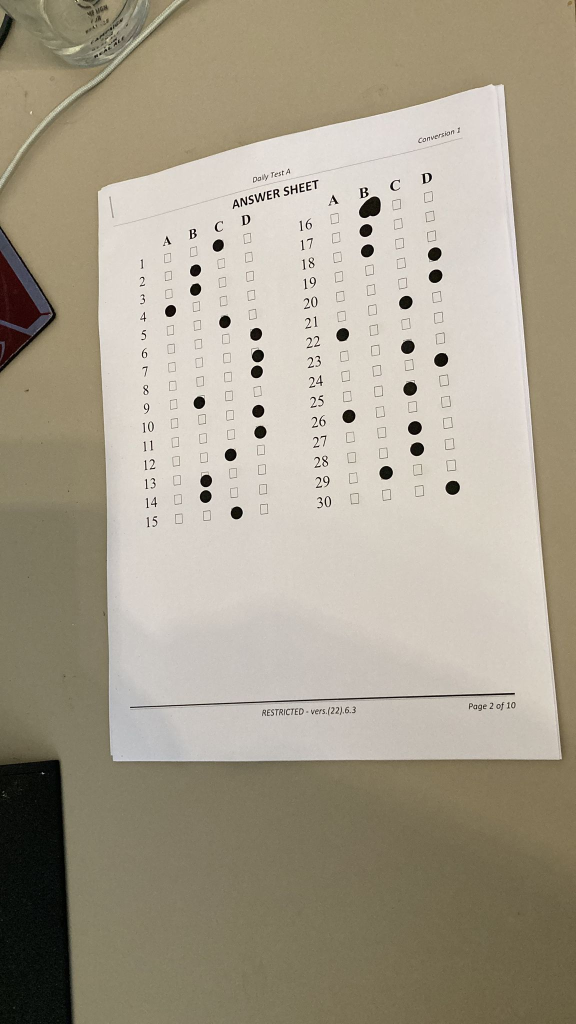
#> input picture images/test-answer.jpeg, 1152 x 2048 px (shown at 1/2 size); the run also reads 1 picture not shown here
$ python homography.py
#> lines starting #> are read from the running program, lines starting #| are printed output that depends on the picture; after the words box and inside, x2 and y2 are one past the last pixel; in counts of white or black regions, pixels touching at a corner belong together
### find_checkboxes3.py
from collections import Counter
from functools import partial, reduce
from itertools import combinations
from math import floor

import cv2
import imutils
import numpy as np
from imutils.perspective import four_point_transform
from matplotlib import pyplot as plt
from scipy.spatial.distance import cdist
from sklearn.cluster import BisectingKMeans, KMeans
from sklearn.metrics import silhouette_score
from sklearn.mixture import GaussianMixture

from feature_alignment import align_images
from mark import k_means

# bgr
BLACK = (0, 0, 0)
GREEN = (50, 205, 50)
RED = (0, 0, 255)
BLUE = (255, 191, 0)
YELLOW = (0, 255, 255)


def resize_with_aspect_ratio(image, width=None, height=None, inter=cv2.INTER_AREA):
    dim = None
    (h, w) = image.shape[:2]

    if width is None and height is None:
        return image
    if width is None:
        r = height / float(h)
        dim = (int(w * r), height)
    else:
        r = width / float(w)
        dim = (width, int(h * r))

    return cv2.resize(image, dim, interpolation=inter)


def show_image(name, img, width=800, colorspace=cv2.COLOR_GRAY2RGB, wait=True):
    resize = resize_with_aspect_ratio(img, width=width)
    cv2.imshow(name, resize)
    if wait:
        cv2.waitKey(0)


# [37 lines left out: functions coordinate_image, warp_perspective, not called in this run]

def get_grid(image, expected_ratio=None):  # expected_ratio=used to be 1.208
    gray = cv2.cvtColor(image, cv2.COLOR_BGR2GRAY)
    blurred = cv2.GaussianBlur(gray, (3, 3), 0)
    canny = cv2.Canny(blurred, 120, 255, 1)
    min_fill = np.percentile(canny, 1)

    # Find contours
    cnts = cv2.findContours(canny, cv2.RETR_EXTERNAL, cv2.CHAIN_APPROX_SIMPLE)
    cnts = cnts[0] if len(cnts) == 2 else cnts[1]

    # Iterate thorugh contours and draw rectangles around contours
      # area is 700 for a4
     # 5 for a4
    grid = []
    i = 0
    for c in cnts:
        r = cv2.boundingRect(c)
        x, y, w, h = r
        if expected_ratio is not None:
            buff = 1
            min_ratio = (h - buff) / (w + buff)
            max_ratio = (h + buff) / max([w - buff, 1])
            correct_size = (expected_ratio <= max_ratio) & (expected_ratio >= min_ratio)
        else:
            correct_size = True
        if correct_size:
            inner_half = shrink_box(r, 0.5)
            if np.prod(inner_half[-2:]) > 1:
                if (cutout_box(canny, inner_half) > min_fill).mean() < 0.01:
                    grid.append(r)
                    # cv2.rectangle(image, (x, y), (x + w, y + h), RED, 2)
                    # cv2.putText(image, str(i), (x, y), cv2.FONT_HERSHEY_SIMPLEX, 1., RED)
                    i += 1
    # show_image('im', image)
    return np.asarray(grid)


# [52 lines left out: functions split_sections, regularise_grid, not called in this run]


def overlapped_1d(a, b):
    x1, w1 = a.T
    x2, w2 = b.T
    o1 = (x1 + w1 > x2) & (x1 < x2)
    o2 = (x2 + w2 > x1) & (x2 < x1)
    return (o1 | o2) | np.all(a == b, axis=0)

def contains(box, point):
    x, y, w, h = box
    xp, yp = point
    return x <= xp <= x+w and y <= yp <= y+h


def order_grid(g):
    """
    Takes a numpy array of shape (nboxes, (x, y, w, h)), orders them based on overlapping x,y coords
    and returns an array of shape (nrows, ncols, (x, y, w, h))
    """
    overlapped_y = np.zeros((g.shape[0], g.shape[0]), dtype=bool)
    overlapped_x = np.zeros((g.shape[0], g.shape[0]), dtype=bool)
    for i, box1 in enumerate(g):
        for j, box2 in enumerate(g):
            overlapped_y[i,  j] = overlapped_1d(box1[[1, 3]], box2[[1, 3]])
            overlapped_x[i,  j] = overlapped_1d(box1[[0, 2]], box2[[0, 2]])
    groups_y = sorted({tuple(np.where(i)[0]) for i in overlapped_y}, key=lambda d: g[d, 1].mean())  # [(a1, a2), (a1, a2), ...]
    groups_y = [[g[i] for i in sorted(group, key=lambda d: g[d, 0].mean())] for group in groups_y]
    means_x = sorted({np.mean(g[tuple(np.where(i)[0]), 0]) for i in overlapped_x})  # [(a1, a2), (a1, a2), ...]
    # now fill in missing boxes
    groups = []
    for group in groups_y:
        _group = []
        mean = np.mean(group, axis=0)
        for x in means_x:
            matched = [box for box in group if contains(box, (x, mean[1]))]
            if matched:
               _group.append(matched[0])
            else:
                _group.append((x, *mean[1:]))
        groups.append(_group)
    return np.asarray(groups, dtype=int)


def shrink_box(box, fraction=1.):
    """
    Takes an array of (x, y, w, h) and shrinks their size by %
    """
    x, y, w, h = box
    w1 = int(floor(w * fraction))
    h1 = int(floor(h * fraction))
    diffx = w - w1
    diffy = h - h1
    return x + (diffx // 2), y + (diffy // 2), w1, h1


def order_sections(sections):
    """
    Sort sections (nquestions, nanswers, (x, y, w, h)) by min((x,y)) so top to bottom, left to right
    """
    sections = [s for s in sections if len(s)]
    centroids = np.array([s.min(axis=(0, 1))[[0, 1]] for s in sections])
    sorti = np.lexsort((centroids[:, 0], centroids[:, 1]))
    return [sections[i] for i in sorti]


def cutout_box(image, box):
    x, y, w, h = box
    return image[y:y+h, x:x+w]

def measure_box(image, box, shrink=1.):
    box = shrink_box(box, shrink)
    return 1 - (cutout_box(image, box).mean() / 255)


def decide_row(binary_image, row, mistake_threshold=0.8, blank_threshold=0.1, shrink=1.):
    """
    Mixtures of ⬛, ☐, ☒
        ⬛: mistake - ignore
        ☒: selected answer
        ☐: unselected answer

    Scenarios:
        ☒ ☐ ☐ ☐ one selected, rest blank -> valid
        ☒ ⬛ ⬛ ⬛ one selected, others mistake -> valid
        ⬛ ⬛ ⬛ ⬛ all mistake -> invalid
        ☒ ☒ ☒ ☒ all selected -> invalid

    Need to decide absolutely
        make binary image
        mistake = >80%
        blank = <10%
        select = in between
    """
    intensities = np.asarray(list(map(partial(measure_box, binary_image, shrink=shrink), row)))
    mistake = intensities > mistake_threshold
    blank = intensities < blank_threshold
    selected = ~mistake & ~blank
    if sum(mistake) == 1 and sum(selected) == 0:
        selected, mistake = mistake, selected
    valid = sum(selected) == 1
    if valid:
        i = np.where(selected)[0][0]
    elif all(blank):
        i = -2
    else:
        i = -1
    return i, valid

def binary_image(img):
    if img.ndim == 3:
        _, img_bin = cv2.threshold(cv2.cvtColor(img, cv2.COLOR_BGR2GRAY), 0, 255, cv2.THRESH_BINARY | cv2.THRESH_OTSU)
        return img_bin
    return img

def mark_section(binary_image, section, mistake_threshold=0.8, blank_threshold=0.1, shrink=1.):
    answers, valids = zip(*[decide_row(binary_image, row, mistake_threshold, blank_threshold, shrink) for row in section])
    return np.asarray(answers), np.asarray(valids)


def present_section(image, section_boxes, student_answers, valid, correct_answers=None, highlight_empty=False, shrink=1.):
    if correct_answers is None:
        correct_answers = student_answers
    for r, (boxes, student, valid, correct) in enumerate(zip(section_boxes, student_answers, valid, correct_answers)):
        for c, box in enumerate(boxes):
            x, y, w, h = box
            if not valid and student != -2:
                colour = YELLOW
            elif student == correct == c:
                colour = GREEN
            elif student == c:
                colour = RED
            elif highlight_empty:
                colour = BLUE
            else:
                continue
            x, y, w, h = shrink_box(box, shrink)
            cv2.rectangle(image, (x, y), (x + w, y + h), colour, 2)


def cluster_boxes(grid, nclusters):
    """
    Gaussian mixture clustering in space of (nearest 3 neighbours, width, height)
    Scenarios:
        1. 1 spike for the grid, large scatter for others
        2. large scatter encompassing grid and others, 1 spike for others
    Winning scenario: the most populated is a spike containing only grid boxes
    Keep increasing
    """
    dist_matrix = cdist(grid[:, :2], grid[:, :2])
    nearest = np.sort(dist_matrix, axis=1)[:, 1:4]
    nearest /= nearest[:, :1]  # make it relative, first col will be 1.
    features = np.append(nearest[:, 1:], grid[:, 2:], axis=1)
    gm = GaussianMixture(n_components=nclusters, random_state=0).fit(features)
    predict = gm.predict(features)
    return predict, np.linalg.det(gm.covariances_), np.array([sum(predict == i) for i in range(nclusters)])


def test_separate(grid1, grid2):
    """
    find 3 shortest distances in each grid (should be horizontal, vertical, and diagonal)
    find shortest distance between grids
    if the maximum intra-grid distance is smaller than the minimum inter-grid distance, then they are separate
    """
    intra = np.max(np.median(np.sort(cdist(grid1[:, :2], grid1[:, :2]), axis=1)[:, 1:4], axis=0)) * 1.5
    inter = np.min(cdist(grid1[:, :2], grid2[:, :2]))
    return inter > intra


def test_consistent(grid):
    km = KMeans(n_clusters=2, random_state=0).fit(grid[:, :2])
    grid1, grid2 = grid[km.labels_ == 0], grid[km.labels_ == 1]
    plt.scatter(*grid1[:, :2].T)
    plt.scatter(*grid2[:, :2].T)
    plt.show()
    return not test_separate(grid1, grid2)


def break_into_sections(X):
    sections = [X]
    for nsections in range(2, 8):
        km = KMeans(n_clusters=nsections, random_state=0).fit(X[:, :2])
        _sections = [X[km.labels_ == i] for i in range(nsections)]
        is_valid = all(map(lambda x: test_separate(*x), combinations(_sections, 2))) and all(map(test_consistent, _sections))
        if is_valid:
            sections = _sections
        else:
            sections = list(map(order_grid, sections))
            sections = order_sections(sections)
            return sections
    raise ValueError(f"Cannot parse sections")


def extract_sections(image):
    """
    Cluster the boxes with similar boxes
    Try to make consistent grid sections out of them
    Choose the most populated cluster label if there are multiple valid ones
    Use the least clusters as possible
    """
    grid = get_grid(image)
    for nclusters in range(1, 5):
        labels, dets, ns = cluster_boxes(grid, nclusters)
        sections = []
        for cluster, occupancy in enumerate(ns):
            if occupancy < 4:
                continue
            try:
                _sections = break_into_sections(grid[labels == cluster])
                sections.append((occupancy, _sections))
            except ValueError:
                continue
        return max(sections, key=lambda x: x[0])[1]
    raise ValueError(f"Unable to parse grid")


def mark_image(sections, pass_perc, image, highlight_empty=False, shrink=0.5):
    score = 0
    number = 0
    invalids = 0
    correct_answer_array = [[0] * len(s) for s in sections]

    for section, correct_answers in zip(sections, correct_answer_array):
        answers, valids = mark_section(binary_image(image), section, shrink=shrink)
        score += sum(answers == correct_answers)
        invalids += sum(~valids)
        number += len(answers)
        present_section(image, section, answers, valids, correct_answers, highlight_empty, shrink=shrink)
    passed = score / number >= pass_perc
    str_passed = 'PASS' if passed else 'FAIL'
    colour = GREEN if passed else RED
    image = cv2.putText(image, f'{score:.0f} / {number:.0f} = {score / number:.1%} ({str_passed})', tuple(np.min(sections[0], axis=(0, 1))[:2]),
                        cv2.FONT_HERSHEY_SIMPLEX, 1., colour)


def overlay_images(a, b):
    return cv2.addWeighted(a, 0.5, b, 0.5, 0)


# [21 lines that do not run on import are left out]
    # overlay = overlay_images(answer_image, calibration_image)
    # show_image('overlay', overlay)
    # show_image('cal', calibration_image)


    # take calibration pdf
    # 4-point transform paper
    # attempt to align double-sided
    # attempt to align single-sided
    # read grid


    #
    # mark_image(sections, 0.8, student_image, 'marked')

    # gray = cv2.cvtColor(image, cv2.COLOR_BGR2GRAY)
    # blurred = cv2.GaussianBlur(gray, (3, 3), 0)
    # canny = cv2.Canny(blurred, 120, 255, 1)

### homography.py
import numpy as np
import cv2 as cv
from matplotlib import pyplot as plt

from find_checkboxes3 import resize_with_aspect_ratio, binary_image, extract_sections, show_image, mark_image

MIN_MATCH_COUNT = 10
answer_image = cv.imread("images/test-answer.jpeg")
#> answer_image is the input picture: shape (2048, 1152, 3); mean B, G, R 140.8, 158.4, 166.8
calibration_image = cv.imread("images/corrections/Initial 2 - A-1.jpg")
student_image = cv.imread("images/corrections/Initial 2 - A-1 - marked.jpg")
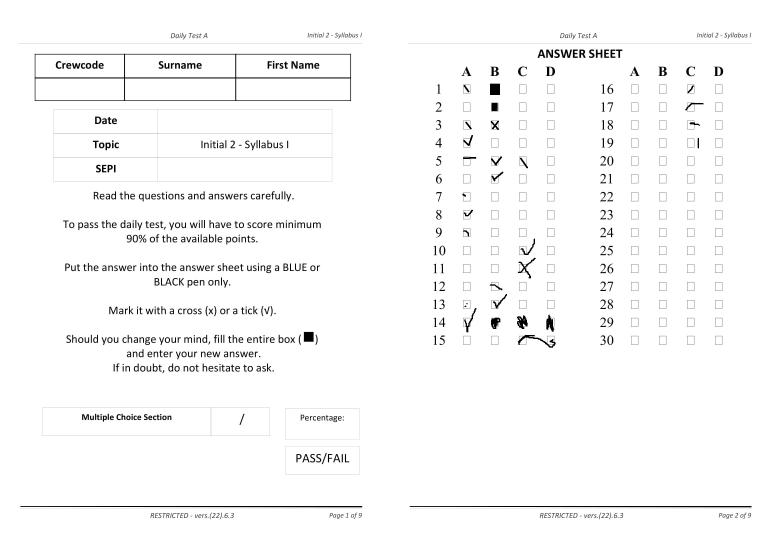
#> input picture images/corrections/Initial 2 - A-1 - marked.jpg, 2337 x 1653 px (shown at 1/3 size)
#> student_image is the input picture: shape (1653, 2337, 3); min 0, max 255, mean 248.9
calibration_image = resize_with_aspect_ratio(calibration_image[:, calibration_image.shape[1] // 2:], answer_image.shape[1])
student_image = resize_with_aspect_ratio(student_image[:, student_image.shape[1] // 2:], answer_image.shape[1])
img1 = binary_image(calibration_image)
img2 = binary_image(answer_image)
sections = extract_sections(calibration_image)
#> in get_grid, `canny = cv2.Canny(blurred, 120, 255, 1)`:
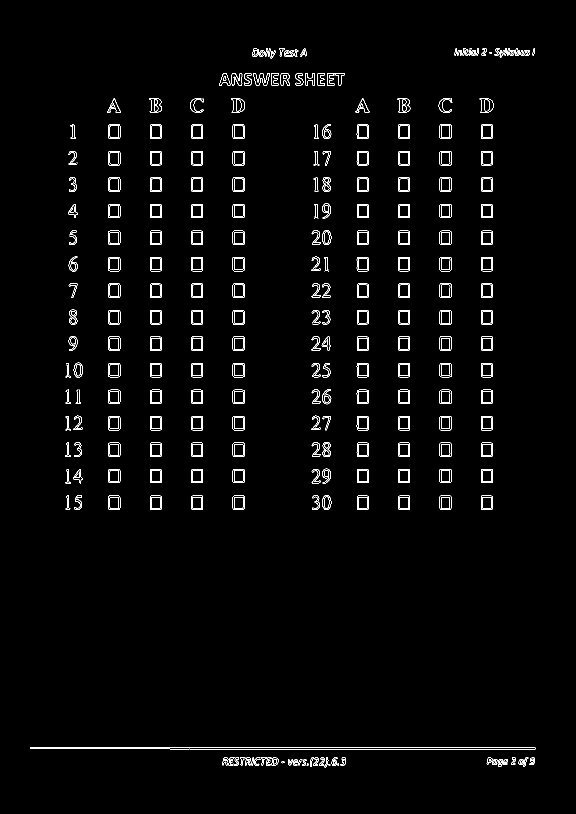
#> canny: shape (1628, 1152) (shown at 1/2 size); 1.9% white in thin lines or dots, all inside (x1, y1, x2, y2) = (60, 96, 1071, 1535)
#> in get_grid, `min_fill = np.percentile(canny, 1)`: min_fill = 0
#> in get_grid, `cnts = cv2.findContours(canny, cv2.RETR_EXTERNAL, cv2.CHAIN_APPROX_SIM..`: cnts = 269 contours, 44 with area under 20; largest, box (x1, y1, x2, y2) and area: (60, 1494, 1071, 1499) 2978, (879, 302, 903, 331) 638, (879, 885, 903, 914) 638, (879, 832, 903, 861) 638, (879, 567, 903, 596) 638
#> the loop in get_grid, `for c in cnts:` made 269 passes
#> (c, r, w1 in shrink_box, h1 in shrink_box) on pass 2: ([[675, 1527], [675, 1530], [677, 1530], [677, 1527]], (675, 1527, 3, 4), 1, 2)
mask = np.zeros_like(calibration_image)
for section in sections:
    x0, y0 = section.min(axis=(0, 1))[:2]
    x1, y1 = section.max(axis=(0, 1))[:2] + section.max(axis=(0, 1))[2:]
    img1[y0 - 1:y1 + 1, x0 - 1:x1 + 1] = 255
#> this loop made 2 passes

import time
start = time.perf_counter()

# Initiate SIFT detector
sift = cv.SIFT_create()
# find the keypoints and descriptors with SIFT
kp1, des1 = sift.detectAndCompute(img1,None)
kp2, des2 = sift.detectAndCompute(img2,None)
FLANN_INDEX_KDTREE = 1
index_params = dict(algorithm = FLANN_INDEX_KDTREE, trees = 5)
search_params = dict(checks = 50)
flann = cv.FlannBasedMatcher(index_params, search_params)
matches = flann.knnMatch(des1,des2,k=2)
# store all the good matches as per Lowe's ratio test.
good = []
for m,n in matches:
    if m.distance < 0.7*n.distance:
        good.append(m)


if len(good)>MIN_MATCH_COUNT:
    src_pts = np.float32([ kp1[m.queryIdx].pt for m in good ]).reshape(-1,1,2)
    dst_pts = np.float32([ kp2[m.trainIdx].pt for m in good ]).reshape(-1,1,2)
    M, mask = cv.findHomography(src_pts, dst_pts, cv.RANSAC,5.0)
    matchesMask = mask.ravel().tolist()
    h,w = img1.shape
    pts = np.float32([ [0,0],[0,h-1],[w-1,h-1],[w-1,0] ]).reshape(-1,1,2)
    dst = cv.perspectiveTransform(pts,M)
    img2 = cv.polylines(img2,[np.int32(dst)],True,255,3, cv.LINE_AA)
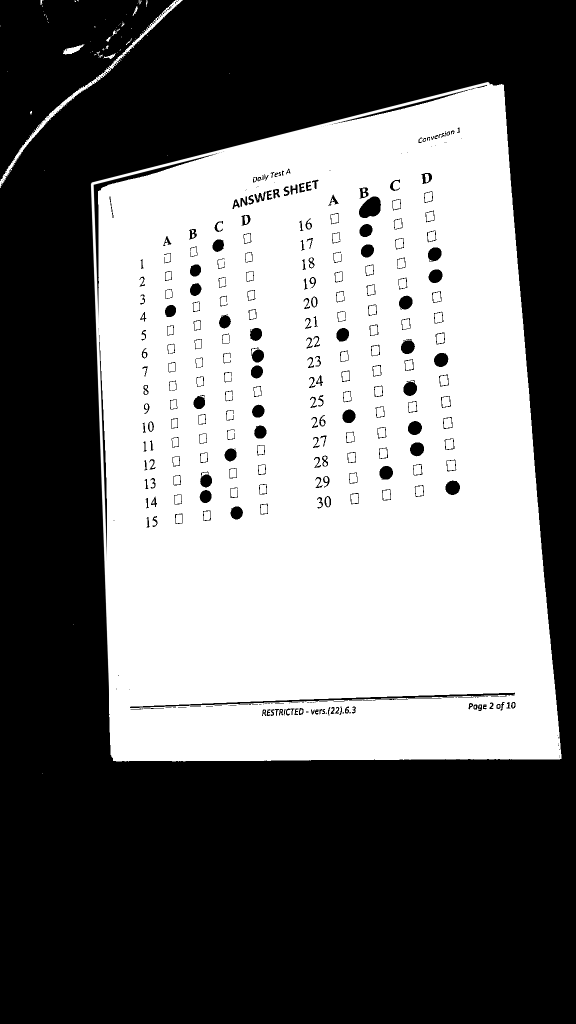
#> img2: shape (2048, 1152) (shown at 1/2 size); min 0, max 255, mean 114
else:
    print( "Not enough matches are found - {}/{}".format(len(good), MIN_MATCH_COUNT) )
    matchesMask = None

draw_params = dict(matchColor = (0,255,0), # draw matches in green color
                   singlePointColor = None,
                   matchesMask = matchesMask, # draw only inliers
                   flags = 2)
img3 = cv.drawMatches(img1,kp1,img2,kp2,good,None,**draw_params)
height, width = img1.shape
warped = cv.warpPerspective(answer_image, np.linalg.inv(M), (width, height))

mark_image(sections, 0.8, warped, highlight_empty=True)
#> the loop in mark_image, `for section, correct_answers in zip(sections, correct_answer_array):` made 2 passes
#> pass 1, in binary_image (call 3), `_, img_bin = cv2.threshold(cv2.cvtColor(img, cv2.COLOR_BGR2GRAY), 0, 2..`:
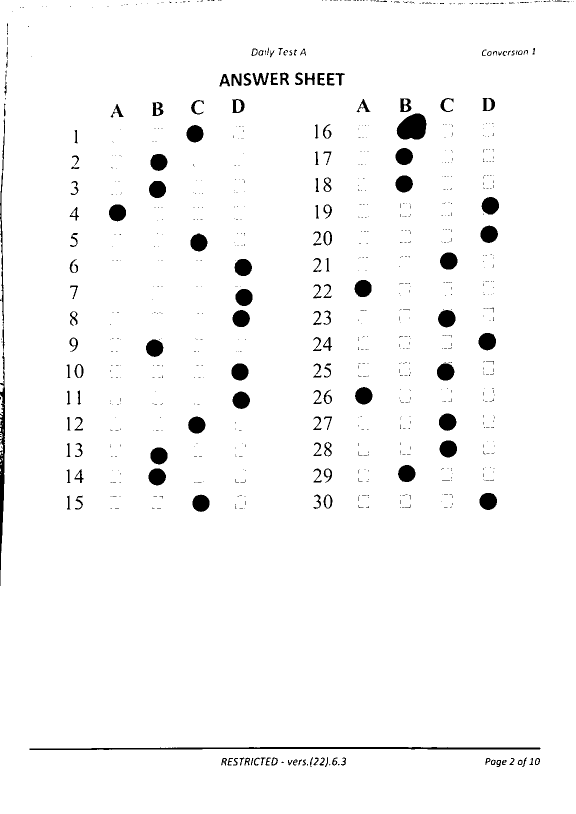
#> img_bin: shape (1628, 1152) (shown at 1/2 size); 97.1% white; 849 black regions (686 under 20 px), largest, box (x1, y1, x2, y2) and area: (59, 1494, 1081, 1500) 3727, (0, 704, 10, 1172) 2437, (793, 227, 853, 279) 2409

end = time.perf_counter()
print(f"Finished in {end-start:.2f} seconds")
show_image('img', img3, wait=False)
show_image('warped', warped, wait=True)
#> call 4 of resize_with_aspect_ratio, with width = 800, inter = 3
#> in resize_with_aspect_ratio (call 4), `return cv2.resize(image, dim, interpolation=inter)`:
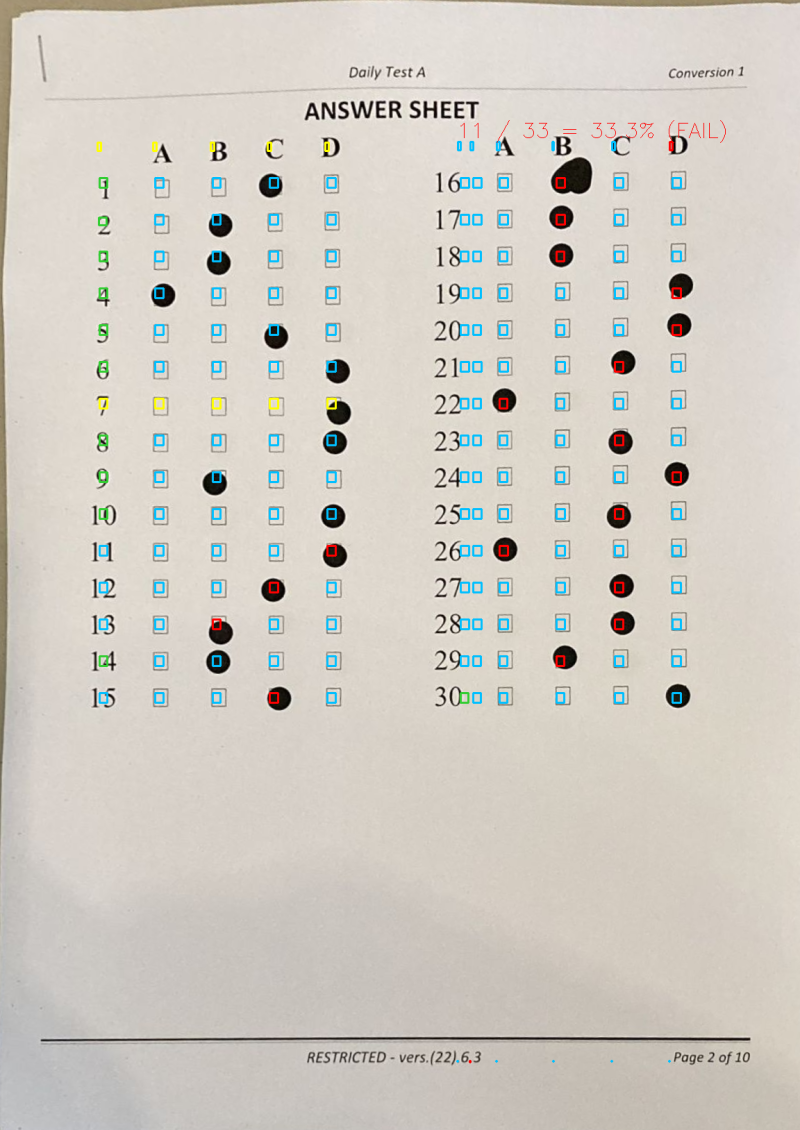
#> returned value: shape (1130, 800, 3); mean of channels 0, 1, 2 195.8, 203.9, 208.7; drawn as B, G, R
